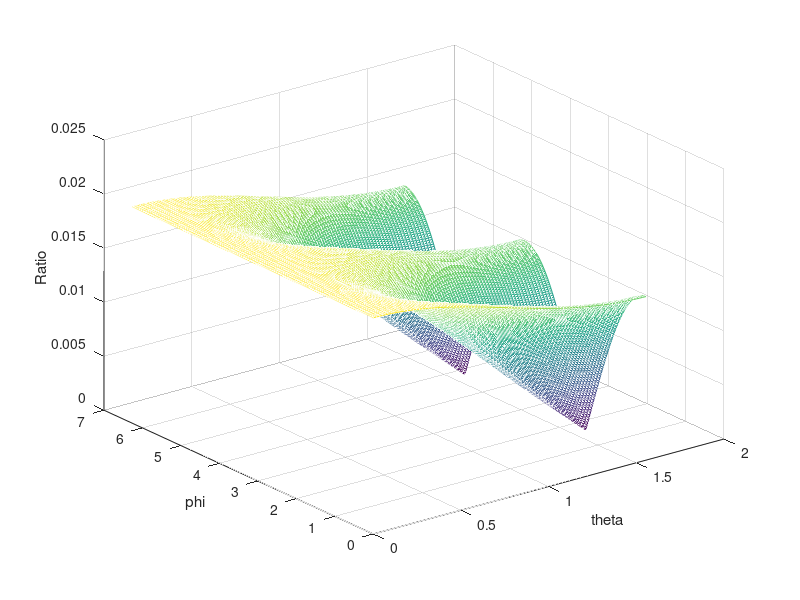
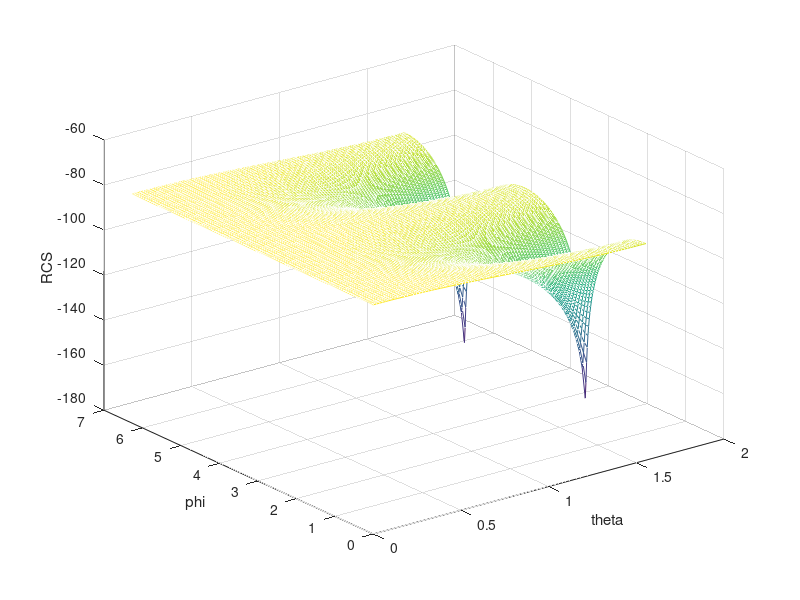

The MATLAB script that drew these images, in order:
clear all;close all;clc;

%%
Gamma = 1;

lambda = 1;
omega = 2*pi/lambda;

%%
a = 0.2;
b = 0.2;

theta_i = 0/180*pi;
phi_i = 270/180*pi;

theta_s = (0:1:89)/180*pi;
phi_s = (0:1:359)/180*pi;

[theta_s,phi_s] = meshgrid(theta_s,phi_s);

%%
Sinc_X = sinc(omega*a/pi*sin(theta_s).*cos(phi_s));

Sinc_Y = sinc(omega*b/pi*(sin(theta_s).*sin(phi_s)-sin(theta_i)));


E_s_E_i = 1/2*Gamma*a*b/lambda*sqrt(cos(theta_s).^2.*sin(phi_s).^2+cos(phi_s).^2).*Sinc_X.*Sinc_Y;

RCS = 20*log(E_s_E_i);

%%
figure
mesh(theta_s,phi_s,E_s_E_i)
xlabel('theta')
ylabel('phi')
zlabel('Ratio')


figure
mesh(theta_s,phi_s,RCS)
xlabel('theta')
ylabel('phi')
zlabel('RCS')
